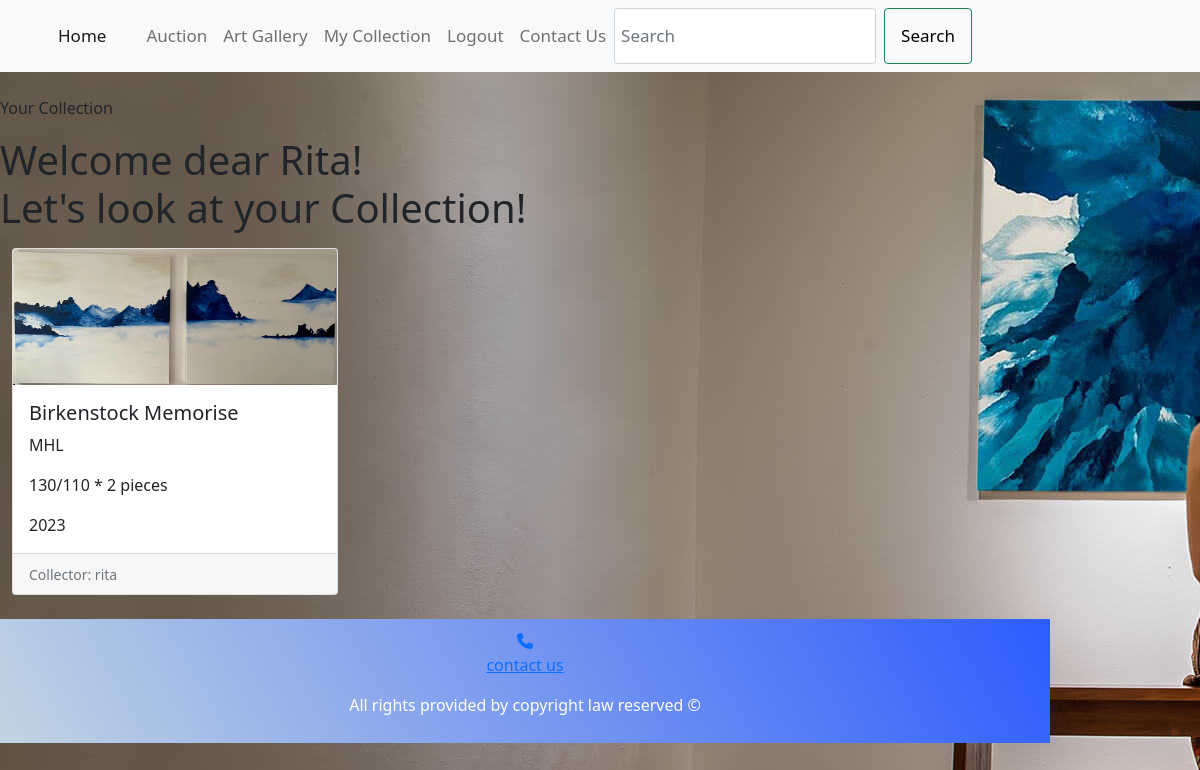
/my_collection/ (signed in), run on the app's committed database.
### auction/models.py (models this page shows, shortened)
class MyUser(AbstractUser):
    address = models.CharField(
        verbose_name='Address',
        help_text='User address',
        max_length=100,
        null=False
    )
    is_collector = models.BooleanField(
        verbose_name='Is Collector',
        help_text='True if user is a collector, False if admin.',
        default=True
    )
    def __str__(self):
        return self.username

class ArtPiece(models.Model):
    name = models.CharField(
        verbose_name='Art Piece Name',
        help_text='The name of the art piece',
        max_length=50,
        null=False
    )
    artist = models.CharField(
        verbose_name='Artist Name',
        help_text='The name of the artist',
        max_length=50,
        null=False,
        default="Unknown"
    )
    size = models.CharField(
        verbose_name='Size',
        help_text='The size of the art piece',
        max_length=20,
        null=False,
        default="Not specified"
    )
    year = models.PositiveIntegerField(
        verbose_name='Year',
        help_text='The year when the art piece was created',
        null=False,
        default=0
    )
    collector = models.ForeignKey(
        MyUser,
        verbose_name='Collector',
        help_text='The collector who owns this art piece.',
        on_delete=models.SET_NULL,
        null=True,
        blank=True
    )
    is_sold = models.BooleanField(
        verbose_name='Is Sold',
        help_text='True if the art piece has been sold.',
        default=False
    )
    price = models.DecimalField(
        verbose_name='Price',
        help_text='The price of the art piece.',
        max_digits=10,
        decimal_places=2,
        null=True,
        blank=True
    )
    minimum_price = models.DecimalField(
        verbose_name='Minimum Price',
        help_text='The minimum price of the art piece.',
        max_digits=10,
        decimal_places=2,
        null=True,
        blank=True
    )

class ArtPieceImage(models.Model):
    images = models.ImageField(upload_to='art_pieces/', null=True, blank=True)
    art_piece = models.ForeignKey(ArtPiece, related_name='artpiece_images', on_delete=models.CASCADE)

### auction/views.py (the view)
# urls.py: path('my_collection/', views.my_collection, name='my_collection'),
def my_collection(request):
    user = request.user
    if user.is_authenticated:
        user_art_pieces = ArtPiece.objects.filter(collector=user)
        context = {
            'user_art_pieces': user_art_pieces
        }
        return render(request, 'my_collection.html', context)
    else:
        return redirect('login')

### auction/templates/my_collection.html (shortened to what this page needs)
<!DOCTYPE html>
<html lang="en">
<head>
    <title1>Your Collection</title>
    <link href="https://cdn.jsdelivr.net/npm/bootstrap@5.1.3/dist/css/bootstrap.min.css" rel="stylesheet">
    <link rel="stylesheet" href="static/style.css">
</head>
<body style="background-image: url('/media/backpichome.jpg');">
<nav class="navbar navbar-expand-lg navbar-light bg-light fixed-top">
    <div class="container">
        <a class="navbar-brand" href="{% url 'home' %}">Home</a>
        <div class="collapse navbar-collapse" id="navbarNav">
            <ul class="navbar-nav ml-auto">
                <li class="nav-item">
                    <a class="nav-link" href="{% url 'auctions' %}">Auction</a>
                </li>
                <li class="nav-item">
                    <a class="nav-link" href="{% url 'art_gallery' %}">Art Gallery</a>
                </li>
                {% if user.is_authenticated %}
                    <li class="nav-item">
                        <a class="nav-link" href="{% url 'my_collection' %}">My Collection</a>
                    </li>
                    <li class="nav-item">
                        <a class="nav-link" href="{% url 'logout' %}">Logout</a>
                    </li>
                {% else %}
                    <li class="nav-item">
                        <a class="nav-link" href="{% url 'login' %}">Log In/Register</a>
                    </li>
                {% endif %}
                <li class="nav-item">
                    <a class="nav-link" href="{% url 'contact_us' %}">Contact Us</a>
                </li>
            </ul>
            <form class="d-flex" action="{% url 'search' %}" method="get">
                <input class="form-control me-2" type="search" name="q" placeholder="Search" aria-label="Search">
                <button class="btn btn-outline-success" type="submit">Search</button>
            </form>
        </div>
    </div>
</nav>
    {% if user.is_authenticated %}
    <h1>Welcome dear {{user.first_name}}!
    <p>Let's look at your Collection!</p></h1>
{% endif %}
    <div class="container">
        <div class="row">
            {% for art_piece in user_art_pieces %}
                <div class="col-md-4 mb-4">
                    <div class="card">
                        {% if art_piece.artpiece_images.first %}
                            <img src="{{ art_piece.artpiece_images.first.images.url }}" class="card-img-top art-piece-image" alt="{{ art_piece.name }}">
                        {% endif %}
                        <div class="card-body">
                            <h5 class="card-title">{{ art_piece.name }}</h5>
                            <p class="card-text">{{ art_piece.artist }}</p>
                            <p class="card-text">{{ art_piece.size }}</p>
                            <p class="card-text">{{ art_piece.year }}</p>
                        </div>
                        <div class="card-footer">
                            <small class="text-muted">Collector: {{ art_piece.collector }}</small>
                        </div>
                    </div>
                </div>
            {% endfor %}
        </div>
    </div>
    <footer>
        <center>
            <a href="contact_us">
                <div class="phone-number phone-number--below">
                    <i class="fa fa-phone" aria-hidden="true"></i><center>contact us</center>
                </div>
            </a>
        </center>
        <p>
            <div id="footer1"> </div> All rights provided by copyright law reserved ©
        </p>
    </footer>
</body>
</html>

### auction/templates/static/style.css (style rules this page uses)
.navbar { position: fixed; top: 0; transition: top 0.3s; width: 100%; }
.navbar-nav .nav-link { color: black; font-size: 17px; padding: 14px 16px; }
.navbar-brand, .btn-outline-success { color: black; font-size: 17px; padding: 14px 16px; }
.form-control { padding: 6px; font-size: 17px; }
body { background-color: red; background: scroll; height: fit-content; width: fit-content; padding-top: 80px; }
footer { background: linear-gradient(780deg, #c2d4e2, #2D5CFE); padding: 10px; text-align: center; color: white }

### data on the page
MyUser: first_name "Rita"
ArtPiece: artpiece_images.first.images (picture), name "Birkenstock Memorise", artist "MHL", size "130/110 * 2 pieces", year "2023", collector "rita"
